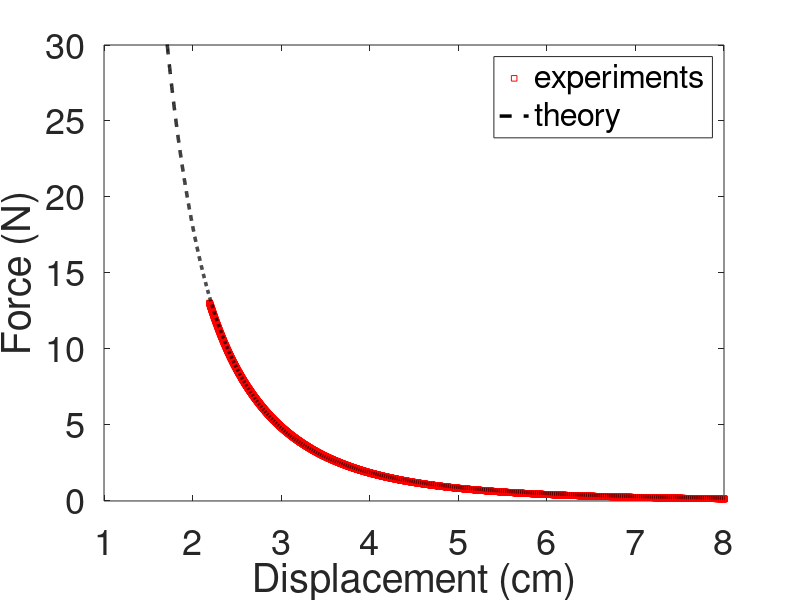

Recreate this plot in MATLAB.
%% forcedata
close all
clear all
clc

file3 = importdata('MagneticForce.txt');
zwickdata = file3.data;

n = 9500;

Displacement = 0.1*(142-zwickdata(:,3));
Force = 0.1*(zwickdata(:,4));

logD = log(Displacement(n:11457));
logF = log(Force(n:11457));

coeff = polyfit(logD,logF,1);
fit = polyval(coeff,logD);

% figure
% plot(logD,logF,logD,fit,'r')
% xlabel('Log(D)')
% ylabel('Log(F)')

p = coeff(1);
A = exp(coeff(2));

d = 1:0.001:12.5;
F = A*(d).^p;

figure
hold on
plot(Displacement,10*Force,'sr','markers',4)
h=plot(d,10*F,'--k');
set(h,'LineWidth',2.5)
set(gca,'FontSize',26)
axis([1, 8, 0, 30])
xlabel('Displacement (cm)')
ylabel('Force (N)')
[legh,objh,outh,outm] = legend('experiments','theory');
set(objh,'linewidth',2.5);
box on